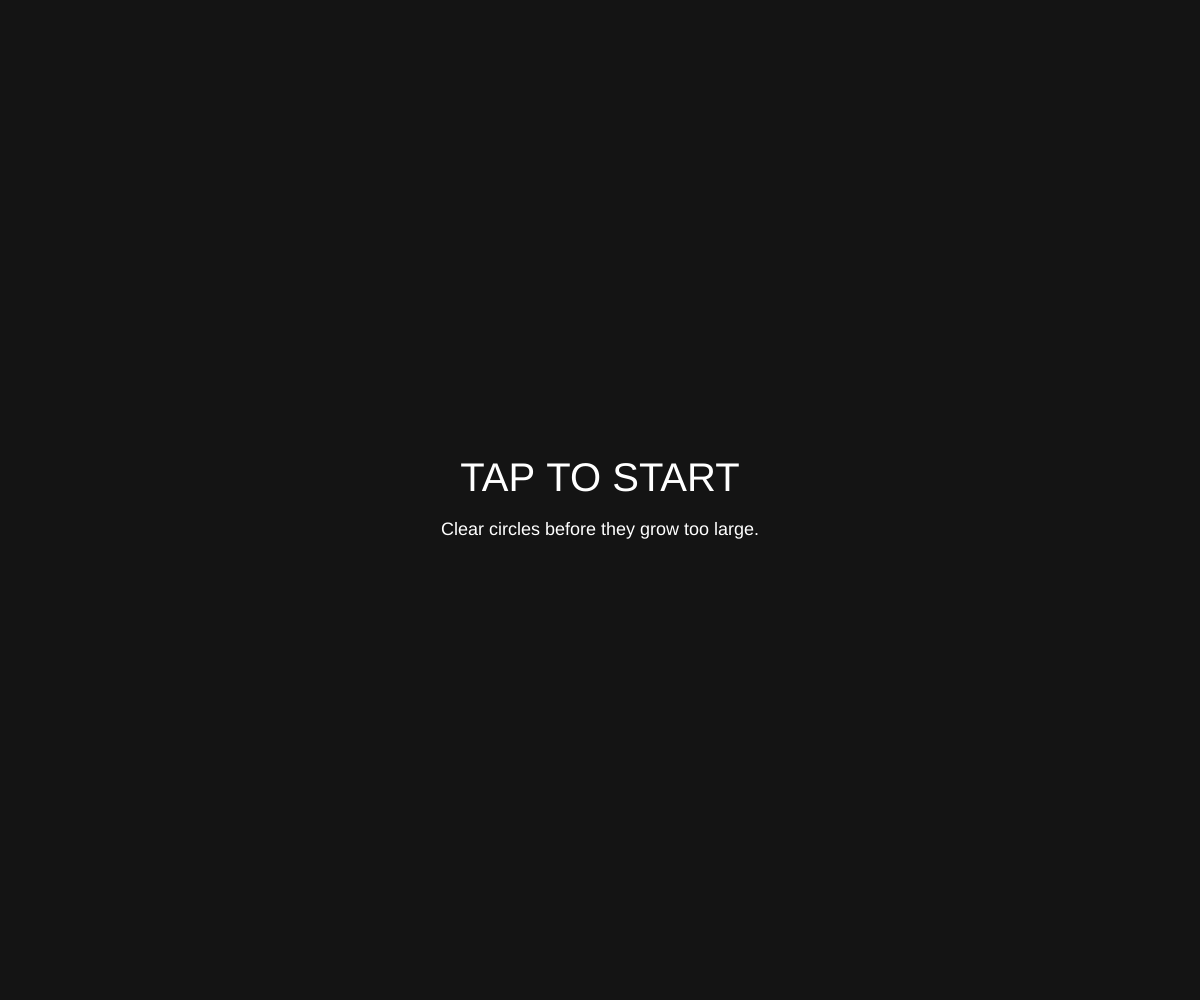
Frame 1 (no input)
Frame 60 (no input): identical to frame 1, image omitted
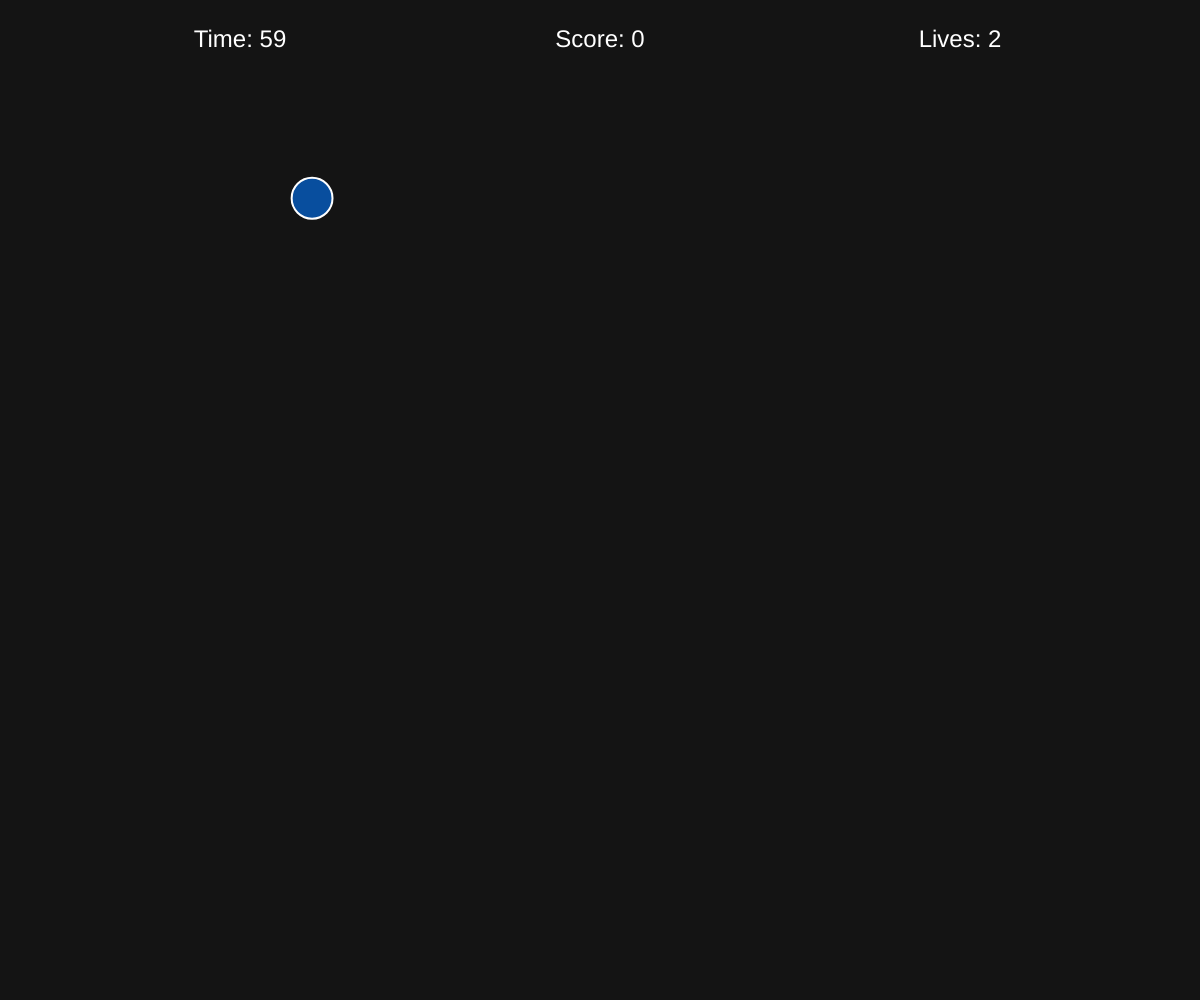
Frame 120 (the mouse pressed at the canvas centre since frame 60)

The p5.js sketch that drew these frames (run headless with seeded random() and noise() and a simulated clock; from frame 60 on, the mouse is pressed at the canvas centre):

// p5.js sketch
// ── sketch.js
let targets = [];
let score = 0;
let gameState = 'START'; 
let timer = 60;
let lastSpawnTime = 0;
let spawnRate = 1000;
let lives = 3;

function setup() {
  createCanvas(windowWidth, windowHeight);
  textAlign(CENTER, CENTER);
  textFont('sans-serif');
}

function draw() {
  background(20);

  if (gameState === 'START') {
    drawMenu("TAP TO START", "Clear circles before they grow too large.");
  } else if (gameState === 'PLAY') {
    handlePlayState();
  } else if (gameState === 'GAMEOVER') {
    drawMenu("GAME OVER", "Score: " + score + "\nTap to Restart");
  }
}

function handlePlayState() {
  updateTimer();
  manageSpawns();
  updateTargets();
  drawUI();

  if (timer <= 0 || lives <= 0) {
    gameState = 'GAMEOVER';
  }
}

function updateTimer() {
  if (frameCount % 60 === 0 && timer > 0) {
    timer--;
  }
}

function manageSpawns() {
  let now = millis();
  if (now - lastSpawnTime > spawnRate) {
    spawnTarget();
    lastSpawnTime = now;
    spawnRate = max(300, spawnRate * 0.98);
  }
}

function spawnTarget() {
  let r = random(30, 60);
  let x = random(r, width - r);
  let y = random(r, height - r);
  targets.push({ x, y, size: r, maxS: random(150, 250), growth: random(1, 3) });
}

function updateTargets() {
  for (let i = targets.length - 1; i >= 0; i--) {
    let t = targets[i];
    t.size += t.growth;

    // Blue fill update
    fill(0, 120, 255, 150);
    stroke(255);
    strokeWeight(2);
    ellipse(t.x, t.y, t.size);

    if (t.size > t.maxS) {
      targets.splice(i, 1);
      lives--;
    }
  }
}

function drawUI() {
  fill(255);
  noStroke();
  textSize(24);
  text("Time: " + timer, width * 0.2, 40);
  text("Score: " + score, width * 0.5, 40);
  text("Lives: " + lives, width * 0.8, 40);
}

function drawMenu(title, subtitle) {
  fill(255);
  textSize(40);
  text(title, width / 2, height / 2 - 20);
  textSize(18);
  text(subtitle, width / 2, height / 2 + 30);
}

function touchStarted() {
  if (gameState === 'START' || gameState === 'GAMEOVER') {
    resetGame();
    return false;
  }

  if (gameState === 'PLAY') {
    let hit = false;
    for (let i = targets.length - 1; i >= 0; i--) {
      let t = targets[i];
      let d = dist(mouseX, mouseY, t.x, t.y);
      if (d < t.size / 2 + 20) {
        targets.splice(i, 1);
        score++;
        hit = true;
        break;
      }
    }
  }
  return false;
}

function resetGame() {
  targets = [];
  score = 0;
  timer = 60;
  lives = 3;
  spawnRate = 1000;
  gameState = 'PLAY';
}

function windowResized() {
  resizeCanvas(windowWidth, windowHeight);
}
